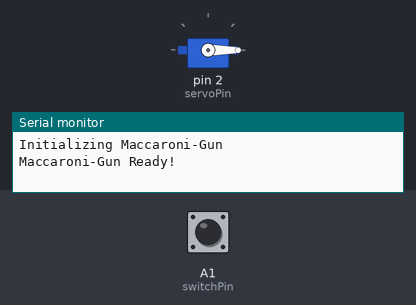
Simulated run of this sketch. Board: Arduino Uno, built with avr-gcc and run on an emulated ATmega328P. On the bench: servo, the last lines printed to the serial monitor. Inputs (shaded band) come from the test bench; at power-on: A1 (switchPin) HIGH.

Above: at 6.2 s.
6.3 s: A1 (switchPin) pulled LOW for 0.15 s
At 6.37 s:
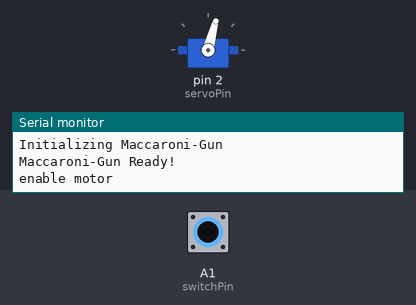
7.9 s: A1 (switchPin) pulled LOW for 3.2 s
At 12.1 s:
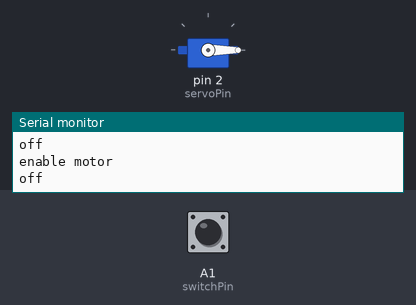
Timing chart, 0 to 13.6 s (numbered marks = the images above; inputs shaded):
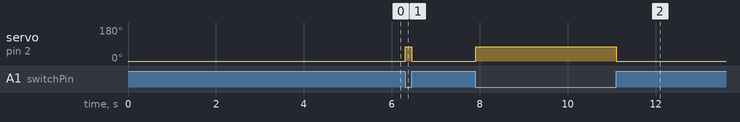

Measured:
- after the input at 6.3 s, servo on pin 2 (servoPin): 0° → 75° at once, → 0° 0.15 s later
- after the input at 7.9 s, servo on pin 2 (servoPin): 0° → 75° at once, → 0° 3.2 s later

The sketch:

Maccaroni-Gun.ino
```cpp
#include <Servo.h>

Servo servo;
bool oldState = true;
const int servoPin = 2;
const int gndSwitchPin = A2;
const int switchPin = A1;

const uint16_t power = 75;

void setup()
{
  Serial.begin(115200);
  Serial.println("Initializing Maccaroni-Gun");

  // prepare esc controll
  servo.attach(servoPin);
  servo.write(0); // set to 0
  delay(5000);    // let the esc initialize

  // prepare on/off switch
  pinMode(gndSwitchPin, OUTPUT);
  digitalWrite(gndSwitchPin, LOW);
  pinMode(switchPin, INPUT_PULLUP);

  // init done
  Serial.println("Maccaroni-Gun Ready!");
}

void loop()
{
  // transition from off to on
  if ((oldState == true) && (digitalRead(switchPin) == false))
  {
    Serial.println("enable motor");
    servo.write(power);
  }

  // transition from on to off (only for serial message)
  if ((oldState == false) && (digitalRead(switchPin) == true))
  {
    Serial.println("off");
  }

  // if switch off motor is also off (slightly safety critical)
  if (digitalRead(switchPin) == true)
  {
    servo.write(0);
  }

  oldState = digitalRead(switchPin);
  delay(10);
}
```
